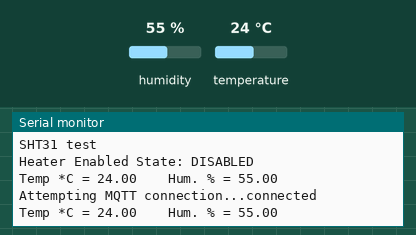
A sketch run on a simulated ESP32. Shown: the last lines printed to the serial monitor. Inputs (shaded band) come from the test bench; at power-on: humidity 55 %, temperature 24 °C. WiFi joins after 1.5 s; servers stay silent unless stated; random numbers use the default seed unless the sketch sets one; no MQTT or app messages arrive unless stated.

Above: at 2.7 s.
2.8 s: humidity set to 22 %
At 4.1 s:
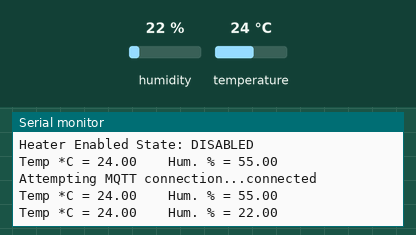
4.3 s: temperature set to 12 °C
At 5.5 s:
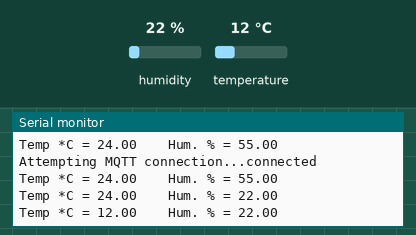
5.8 s: humidity set to 40 %
At 6.6 s:
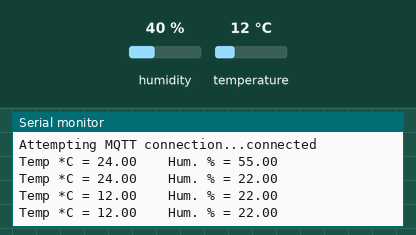
Timing chart, 0 to 8.8 s (numbered marks = the images above; inputs shaded):
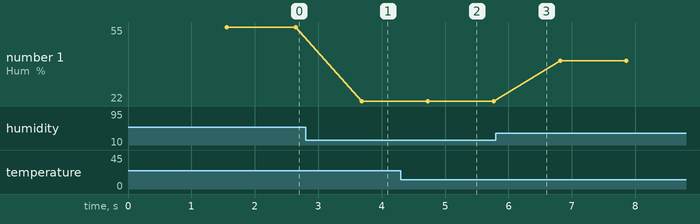

Measured:
- after the input at 2.8 s, the serial monitor: prints a new line after 0.89 s (image 1)
- after the input at 4.3 s, the serial monitor: prints a new line after 0.43 s (image 2)
- plotted number 1: 55 → 22 after the input at 2.8 s, 22 → 40 after the input at 5.8 s

The sketch:

MQTT-SHT31.ino
```cpp
#include <WiFi.h>
#include <PubSubClient.h>
#include <Arduino.h>
#include <Wire.h>
#include "Adafruit_SHT31.h"

const char* ssid = "xxxxxx";
const char* password = "xxxxxx";
const char* mqtt_server = "xxxxxx";
const char* user = "xxxxxx";
const char* pass = "xxxxxx";

bool enableHeater = false;
uint8_t loopCnt = 0;

Adafruit_SHT31 sht31 = Adafruit_SHT31();

WiFiClient espClient;
PubSubClient client(espClient);

void setup_wifi() {

  delay(10);
  // We start by connecting to a WiFi network
  Serial.println();
  Serial.print("Connecting to ");
  Serial.println(ssid);

  WiFi.mode(WIFI_STA);
  WiFi.begin(ssid, password);

  while (WiFi.status() != WL_CONNECTED) {
    delay(500);
    Serial.print(".");
  }

  randomSeed(micros());

  Serial.println("");
  Serial.println("WiFi connected");
  Serial.println("IP address: ");
  Serial.println(WiFi.localIP());
}

void reconnect() {
  // Loop until we're reconnected
  while (!client.connected()) {
    Serial.print("Attempting MQTT connection...");
    // Create a random client ID
    String clientId = "ESP8266Client-";
    clientId += String(random(0xffff), HEX);
    // Attempt to connect
    if (client.connect(clientId.c_str(), user, pass)) {
      Serial.println("connected");
      // Once connected, publish an announcement...
      client.publish("sht31", "connected");
      // ... and resubscribe
      client.subscribe("sht31");
    } else {
      Serial.print("failed, rc=");
      Serial.print(client.state());
      Serial.println(" try again in 5 seconds");
      // Wait 5 seconds before retrying
      delay(5000);
    }
  }
}

void setup() {
  //  connection setup
  setup_wifi();
  client.setServer(mqtt_server, 1883);
  Serial.begin(9600);

    while (!Serial)
    delay(10);     // will pause Zero, Leonardo, etc until serial console opens

  Serial.println("SHT31 test");
  if (! sht31.begin(0x44)) {   // Set to 0x45 for alternate i2c addr
    Serial.println("Couldn't find SHT31");
    while (1) delay(1);
  }

  Serial.print("Heater Enabled State: ");
  if (sht31.isHeaterEnabled())
    Serial.println("ENABLED");
  else
    Serial.println("DISABLED");
}

void loop() {

  while(WiFi.status() != WL_CONNECTED){
    Serial.println("Reconnecting to WiFi...");
    WiFi.disconnect();
    WiFi.reconnect();
    delay(1000);
  }

  float t = sht31.readTemperature();
  float h = sht31.readHumidity();

   if (! isnan(t)) {  // check if 'is not a number'
    Serial.print("Temp *C = ");
    Serial.print(t);
    Serial.print("\t\t");

    String t_mqtt = (String) t;
    char message_buff0[5];
    t_mqtt.toCharArray(message_buff0, t_mqtt.length()+1);
    client.publish("sht31", message_buff0);

  } else {
    Serial.println("Failed to read temperature");
  }

  if (! isnan(h)) {  // check if 'is not a number'
    Serial.print("Hum. % = ");
    Serial.println(h);

    String h_mqtt = (String) h;
    char message_buff1[5];
    h_mqtt.toCharArray(message_buff1, h_mqtt.length()+1);
    client.publish("sht31", message_buff1);

  } else {
    Serial.println("Failed to read humidity");
  }

  delay(1000);

  // Toggle heater enabled state every 30 seconds
  // An ~3.0 degC temperature increase can be noted when heater is enabled
  if (++loopCnt == 30) {
    enableHeater = !enableHeater;
    sht31.heater(enableHeater);
    Serial.print("Heater Enabled State: ");
    if (sht31.isHeaterEnabled())
      Serial.println("ENABLED");
    else
      Serial.println("DISABLED");

    loopCnt = 0;
  }

      //MQTT
      if (!client.connected()) {
        reconnect();
      }
      client.loop();

}
```
